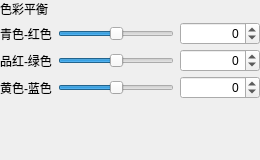
<?xml version="1.0" encoding="UTF-8"?>
<ui version="4.0">
 <class>AdjColorBalance</class>
 <widget class="QWidget" name="AdjColorBalance">
  <property name="geometry">
   <rect><x>0</x><y>0</y><width>260</width><height>160</height></rect>
  </property>
  <layout class="QVBoxLayout" name="rootLayout">
   <property name="spacing"><number>4</number></property>
   <property name="leftMargin"><number>0</number></property>
   <property name="topMargin"><number>0</number></property>
   <property name="rightMargin"><number>0</number></property>
   <property name="bottomMargin"><number>0</number></property>
           <item>
            <widget class="QLabel" name="labelTitle">
             <property name="visible"><bool>false</bool></property>
             <property name="text"><string>色彩平衡</string></property>
            </widget>
           </item>
           <item>
            <layout class="QGridLayout" name="grid">

             <property name="horizontalSpacing"><number>6</number></property>
             <property name="verticalSpacing"><number>4</number></property>
              <item row="0" column="0">
               <widget class="QLabel" name="label_cr">
                <property name="text"><string>青色-红色</string></property>
               </widget>
              </item>
              <item row="0" column="1">
               <widget class="QSlider" name="slider_cr">
                <property name="sizePolicy">
                 <sizepolicy hsizetype="Expanding" vsizetype="Fixed">
                  <horstretch>1</horstretch>
                  <verstretch>0</verstretch>
                 </sizepolicy>
                </property>
                <property name="orientation"><enum>Qt::Orientation::Horizontal</enum></property>
                <property name="minimum"><number>-100</number></property>
                <property name="maximum"><number>100</number></property>
                <property name="value"><number>0</number></property>
               </widget>
              </item>
              <item row="0" column="2">
               <widget class="QSpinBox" name="spin_cr">
                <property name="sizePolicy">
                 <sizepolicy hsizetype="Fixed" vsizetype="Fixed">
                  <horstretch>0</horstretch>
                  <verstretch>0</verstretch>
                 </sizepolicy>
                </property>
                <property name="minimumSize">
                 <size>
                  <width>80</width>
                  <height>0</height>
                 </size>
                </property>
                <property name="maximumSize">
                 <size>
                  <width>96</width>
                  <height>16777215</height>
                 </size>
                </property>
                <property name="alignment">
                 <set>Qt::AlignmentFlag::AlignRight|Qt::AlignmentFlag::AlignVCenter</set>
                </property>
                <property name="minimum"><number>-100</number></property>
                <property name="maximum"><number>100</number></property>
                <property name="value"><number>0</number></property>
               </widget>
              </item>
              <item row="1" column="0">
               <widget class="QLabel" name="label_mg">
                <property name="text"><string>品红-绿色</string></property>
               </widget>
              </item>
              <item row="1" column="1">
               <widget class="QSlider" name="slider_mg">
                <property name="sizePolicy">
                 <sizepolicy hsizetype="Expanding" vsizetype="Fixed">
                  <horstretch>1</horstretch>
                  <verstretch>0</verstretch>
                 </sizepolicy>
                </property>
                <property name="orientation"><enum>Qt::Orientation::Horizontal</enum></property>
                <property name="minimum"><number>-100</number></property>
                <property name="maximum"><number>100</number></property>
                <property name="value"><number>0</number></property>
               </widget>
              </item>
              <item row="1" column="2">
               <widget class="QSpinBox" name="spin_mg">
                <property name="sizePolicy">
                 <sizepolicy hsizetype="Fixed" vsizetype="Fixed">
                  <horstretch>0</horstretch>
                  <verstretch>0</verstretch>
                 </sizepolicy>
                </property>
                <property name="minimumSize">
                 <size>
                  <width>80</width>
                  <height>0</height>
                 </size>
                </property>
                <property name="maximumSize">
                 <size>
                  <width>96</width>
                  <height>16777215</height>
                 </size>
                </property>
                <property name="alignment">
                 <set>Qt::AlignmentFlag::AlignRight|Qt::AlignmentFlag::AlignVCenter</set>
                </property>
                <property name="minimum"><number>-100</number></property>
                <property name="maximum"><number>100</number></property>
                <property name="value"><number>0</number></property>
               </widget>
              </item>
              <item row="2" column="0">
               <widget class="QLabel" name="label_yb">
                <property name="text"><string>黄色-蓝色</string></property>
               </widget>
              </item>
              <item row="2" column="1">
               <widget class="QSlider" name="slider_yb">
                <property name="sizePolicy">
                 <sizepolicy hsizetype="Expanding" vsizetype="Fixed">
                  <horstretch>1</horstretch>
                  <verstretch>0</verstretch>
                 </sizepolicy>
                </property>
                <property name="orientation"><enum>Qt::Orientation::Horizontal</enum></property>
                <property name="minimum"><number>-100</number></property>
                <property name="maximum"><number>100</number></property>
                <property name="value"><number>0</number></property>
               </widget>
              </item>
              <item row="2" column="2">
               <widget class="QSpinBox" name="spin_yb">
                <property name="sizePolicy">
                 <sizepolicy hsizetype="Fixed" vsizetype="Fixed">
                  <horstretch>0</horstretch>
                  <verstretch>0</verstretch>
                 </sizepolicy>
                </property>
                <property name="minimumSize">
                 <size>
                  <width>80</width>
                  <height>0</height>
                 </size>
                </property>
                <property name="maximumSize">
                 <size>
                  <width>96</width>
                  <height>16777215</height>
                 </size>
                </property>
                <property name="alignment">
                 <set>Qt::AlignmentFlag::AlignRight|Qt::AlignmentFlag::AlignVCenter</set>
                </property>
                <property name="minimum"><number>-100</number></property>
                <property name="maximum"><number>100</number></property>
                <property name="value"><number>0</number></property>
               </widget>
              </item>
            </layout>
           </item>   <item>
    <spacer name="vSpacer">
     <property name="orientation"><enum>Qt::Orientation::Vertical</enum></property>
     <property name="sizeHint" stdset="0"><size><width>20</width><height>1</height></size></property>
    </spacer>
   </item>
  </layout>
 </widget>
 <resources/>
 <connections/>
</ui>
